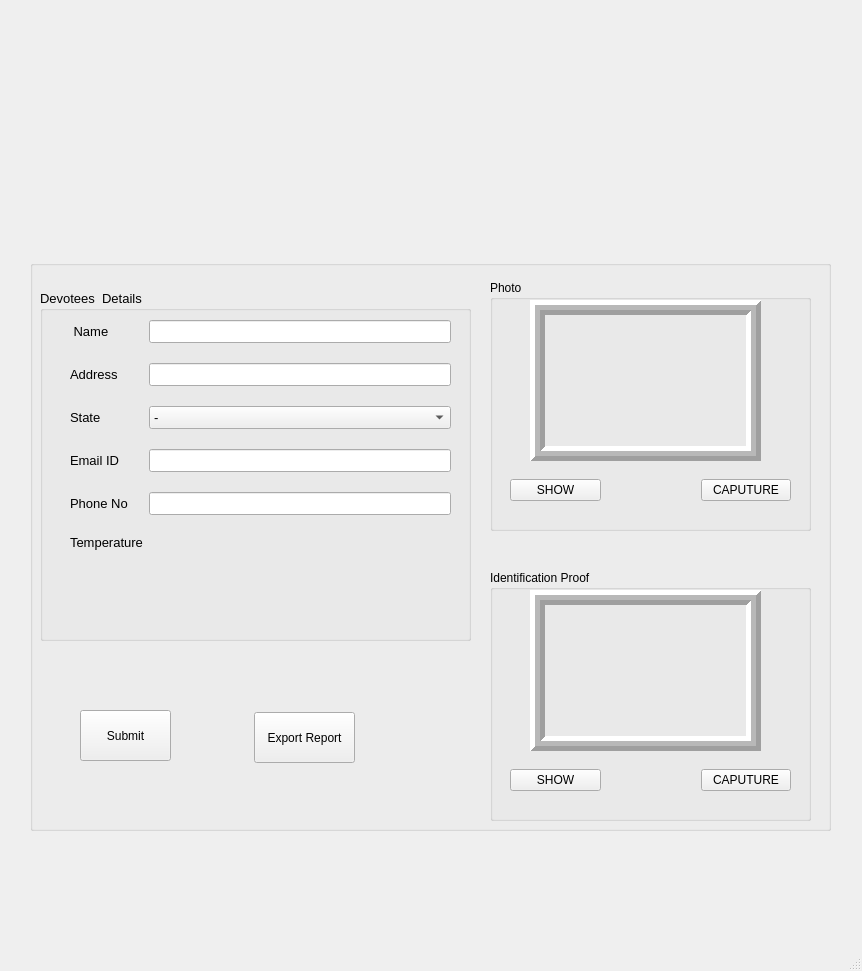
<?xml version="1.0" encoding="UTF-8"?>
<ui version="4.0">
 <class>MainWindow</class>
 <widget class="QMainWindow" name="MainWindow">
  <property name="geometry">
   <rect>
    <x>0</x>
    <y>0</y>
    <width>862</width>
    <height>971</height>
   </rect>
  </property>
  <property name="windowTitle">
   <string>MainWindow</string>
  </property>
  <widget class="QWidget" name="centralwidget">
   <widget class="QLabel" name="label_3">
    <property name="geometry">
     <rect>
      <x>190</x>
      <y>190</y>
      <width>91</width>
      <height>71</height>
     </rect>
    </property>
    <property name="text">
     <string/>
    </property>
    <property name="pixmap">
     <pixmap resource="../img/img.qrc">:/newPrefix/QDkO7nK6-removebg-preview.png</pixmap>
    </property>
    <property name="scaledContents">
     <bool>true</bool>
    </property>
   </widget>
   <widget class="QLabel" name="label">
    <property name="geometry">
     <rect>
      <x>190</x>
      <y>20</y>
      <width>461</width>
      <height>161</height>
     </rect>
    </property>
    <property name="text">
     <string/>
    </property>
    <property name="pixmap">
     <pixmap resource="../img/img.qrc">:/newPrefix/logo_colour.png</pixmap>
    </property>
    <property name="scaledContents">
     <bool>true</bool>
    </property>
   </widget>
   <widget class="QLabel" name="label_4">
    <property name="geometry">
     <rect>
      <x>280</x>
      <y>130</y>
      <width>301</width>
      <height>181</height>
     </rect>
    </property>
    <property name="text">
     <string/>
    </property>
    <property name="pixmap">
     <pixmap resource="../img/img.qrc">:/newPrefix/download__2_-removebg-preview.png</pixmap>
    </property>
    <property name="scaledContents">
     <bool>true</bool>
    </property>
   </widget>
   <widget class="QLabel" name="label_2">
    <property name="geometry">
     <rect>
      <x>590</x>
      <y>190</y>
      <width>61</width>
      <height>61</height>
     </rect>
    </property>
    <property name="text">
     <string/>
    </property>
    <property name="pixmap">
     <pixmap resource="../img/img.qrc">:/newPrefix/aic-jitf-logo (1).png</pixmap>
    </property>
    <property name="scaledContents">
     <bool>true</bool>
    </property>
   </widget>
   <widget class="QGroupBox" name="groupBox">
    <property name="geometry">
     <rect>
      <x>30</x>
      <y>260</y>
      <width>801</width>
      <height>571</height>
     </rect>
    </property>
    <property name="title">
     <string/>
    </property>
    <property name="flat">
     <bool>false</bool>
    </property>
    <property name="checkable">
     <bool>false</bool>
    </property>
    <widget class="QGroupBox" name="groupBox_2">
     <property name="geometry">
      <rect>
       <x>10</x>
       <y>30</y>
       <width>431</width>
       <height>351</height>
      </rect>
     </property>
     <property name="font">
      <font>
       <pointsize>10</pointsize>
      </font>
     </property>
     <property name="title">
      <string>Devotees  Details</string>
     </property>
     <widget class="QWidget" name="formLayoutWidget">
      <property name="geometry">
       <rect>
        <x>30</x>
        <y>30</y>
        <width>381</width>
        <height>231</height>
       </rect>
      </property>
      <layout class="QFormLayout" name="formLayout">
       <property name="verticalSpacing">
        <number>20</number>
       </property>
       <item row="0" column="0">
        <widget class="QLabel" name="label_5">
         <property name="text">
          <string> Name</string>
         </property>
        </widget>
       </item>
       <item row="0" column="1">
        <widget class="QLineEdit" name="lineEdit"/>
       </item>
       <item row="1" column="0">
        <widget class="QLabel" name="label_6">
         <property name="text">
          <string>Address</string>
         </property>
        </widget>
       </item>
       <item row="1" column="1">
        <widget class="QLineEdit" name="lineEdit_2"/>
       </item>
       <item row="2" column="0">
        <widget class="QLabel" name="label_8">
         <property name="text">
          <string>State</string>
         </property>
        </widget>
       </item>
       <item row="2" column="1">
        <widget class="QComboBox" name="comboBox">
         <item>
          <property name="text">
           <string>-</string>
          </property>
         </item>
         <item>
          <property name="text">
           <string>Andhra Pradesh</string>
          </property>
         </item>
         <item>
          <property name="text">
           <string>Arunachal Pradesh</string>
          </property>
         </item>
         <item>
          <property name="text">
           <string>Assam</string>
          </property>
         </item>
         <item>
          <property name="text">
           <string>Bihar</string>
          </property>
         </item>
         <item>
          <property name="text">
           <string>Chhattisgarh</string>
          </property>
         </item>
         <item>
          <property name="text">
           <string>Gujarat</string>
          </property>
         </item>
         <item>
          <property name="text">
           <string>Haryana</string>
          </property>
         </item>
         <item>
          <property name="text">
           <string>Himachal Pradesh</string>
          </property>
         </item>
         <item>
          <property name="text">
           <string>Jharkhand</string>
          </property>
         </item>
         <item>
          <property name="text">
           <string>Karnataka</string>
          </property>
         </item>
         <item>
          <property name="text">
           <string>Kerala</string>
          </property>
         </item>
         <item>
          <property name="text">
           <string>Madhya Pradesh</string>
          </property>
         </item>
         <item>
          <property name="text">
           <string>Maharashtra</string>
          </property>
         </item>
         <item>
          <property name="text">
           <string>Manipur</string>
          </property>
         </item>
         <item>
          <property name="text">
           <string>Meghalaya</string>
          </property>
         </item>
         <item>
          <property name="text">
           <string>Mizoram</string>
          </property>
         </item>
         <item>
          <property name="text">
           <string>Nagaland</string>
          </property>
         </item>
         <item>
          <property name="text">
           <string>Odisha</string>
          </property>
         </item>
         <item>
          <property name="text">
           <string>Punjab</string>
          </property>
         </item>
         <item>
          <property name="text">
           <string>Rajasthan</string>
          </property>
         </item>
         <item>
          <property name="text">
           <string>Sikkim</string>
          </property>
         </item>
         <item>
          <property name="text">
           <string>Tamil Nadu</string>
          </property>
         </item>
         <item>
          <property name="text">
           <string>Telangana</string>
          </property>
         </item>
         <item>
          <property name="text">
           <string>Tripura</string>
          </property>
         </item>
         <item>
          <property name="text">
           <string>Uttar Pradesh</string>
          </property>
         </item>
         <item>
          <property name="text">
           <string>Uttarakhand</string>
          </property>
         </item>
         <item>
          <property name="text">
           <string>West Bengal</string>
          </property>
         </item>
        </widget>
       </item>
       <item row="3" column="0">
        <widget class="QLabel" name="label_9">
         <property name="text">
          <string>Email ID</string>
         </property>
        </widget>
       </item>
       <item row="3" column="1">
        <widget class="QLineEdit" name="lineEdit_5"/>
       </item>
       <item row="4" column="0">
        <widget class="QLabel" name="label_10">
         <property name="text">
          <string>Phone No</string>
         </property>
        </widget>
       </item>
       <item row="4" column="1">
        <widget class="QLineEdit" name="lineEdit_6"/>
       </item>
       <item row="5" column="0">
        <widget class="QLabel" name="label_11">
         <property name="text">
          <string>Temperature</string>
         </property>
        </widget>
       </item>
       <item row="5" column="1">
        <widget class="QLabel" name="label_12">
         <property name="text">
          <string/>
         </property>
        </widget>
       </item>
      </layout>
     </widget>
     <widget class="QWidget" name="horizontalLayoutWidget_2">
      <property name="geometry">
       <rect>
        <x>30</x>
        <y>270</y>
        <width>381</width>
        <height>51</height>
       </rect>
      </property>
      <layout class="QHBoxLayout" name="horizontalLayout_2">
       <item>
        <widget class="QLabel" name="label_16">
         <property name="text">
          <string/>
         </property>
        </widget>
       </item>
       <item>
        <widget class="QLabel" name="label_7">
         <property name="text">
          <string/>
         </property>
        </widget>
       </item>
      </layout>
     </widget>
    </widget>
    <widget class="QGroupBox" name="groupBox_3">
     <property name="geometry">
      <rect>
       <x>460</x>
       <y>20</y>
       <width>321</width>
       <height>251</height>
      </rect>
     </property>
     <property name="title">
      <string>Photo</string>
     </property>
     <widget class="QLabel" name="label_13">
      <property name="geometry">
       <rect>
        <x>40</x>
        <y>20</y>
        <width>231</width>
        <height>161</height>
       </rect>
      </property>
      <property name="frameShape">
       <enum>QFrame::Box</enum>
      </property>
      <property name="frameShadow">
       <enum>QFrame::Raised</enum>
      </property>
      <property name="lineWidth">
       <number>5</number>
      </property>
      <property name="midLineWidth">
       <number>5</number>
      </property>
      <property name="text">
       <string/>
      </property>
     </widget>
     <widget class="QWidget" name="horizontalLayoutWidget">
      <property name="geometry">
       <rect>
        <x>20</x>
        <y>170</y>
        <width>281</width>
        <height>80</height>
       </rect>
      </property>
      <layout class="QHBoxLayout" name="horizontalLayout">
       <property name="spacing">
        <number>100</number>
       </property>
       <item>
        <widget class="QPushButton" name="pushButton">
         <property name="text">
          <string>SHOW</string>
         </property>
        </widget>
       </item>
       <item>
        <widget class="QPushButton" name="pushButton_2">
         <property name="text">
          <string>CAPUTURE</string>
         </property>
        </widget>
       </item>
      </layout>
     </widget>
    </widget>
    <widget class="QGroupBox" name="groupBox_5">
     <property name="geometry">
      <rect>
       <x>460</x>
       <y>310</y>
       <width>321</width>
       <height>251</height>
      </rect>
     </property>
     <property name="title">
      <string>Identification Proof</string>
     </property>
     <widget class="QLabel" name="label_15">
      <property name="geometry">
       <rect>
        <x>40</x>
        <y>20</y>
        <width>231</width>
        <height>161</height>
       </rect>
      </property>
      <property name="frameShape">
       <enum>QFrame::Box</enum>
      </property>
      <property name="frameShadow">
       <enum>QFrame::Raised</enum>
      </property>
      <property name="lineWidth">
       <number>5</number>
      </property>
      <property name="midLineWidth">
       <number>5</number>
      </property>
      <property name="text">
       <string/>
      </property>
     </widget>
     <widget class="QWidget" name="horizontalLayoutWidget_3">
      <property name="geometry">
       <rect>
        <x>20</x>
        <y>170</y>
        <width>281</width>
        <height>80</height>
       </rect>
      </property>
      <layout class="QHBoxLayout" name="horizontalLayout_3">
       <property name="spacing">
        <number>100</number>
       </property>
       <item>
        <widget class="QPushButton" name="pushButton_5">
         <property name="text">
          <string>SHOW</string>
         </property>
        </widget>
       </item>
       <item>
        <widget class="QPushButton" name="pushButton_6">
         <property name="text">
          <string>CAPUTURE</string>
         </property>
        </widget>
       </item>
      </layout>
     </widget>
    </widget>
    <widget class="QPushButton" name="pushButton_3">
     <property name="geometry">
      <rect>
       <x>50</x>
       <y>450</y>
       <width>91</width>
       <height>51</height>
      </rect>
     </property>
     <property name="text">
      <string>Submit</string>
     </property>
    </widget>
    <widget class="QPushButton" name="pushButton_4">
     <property name="geometry">
      <rect>
       <x>224</x>
       <y>452</y>
       <width>101</width>
       <height>51</height>
      </rect>
     </property>
     <property name="text">
      <string>Export Report</string>
     </property>
    </widget>
   </widget>
   <widget class="QLabel" name="label_14">
    <property name="geometry">
     <rect>
      <x>70</x>
      <y>880</y>
      <width>761</width>
      <height>41</height>
     </rect>
    </property>
    <property name="font">
     <font>
      <pointsize>10</pointsize>
     </font>
    </property>
    <property name="text">
     <string/>
    </property>
   </widget>
  </widget>
  <widget class="QStatusBar" name="statusbar"/>
 </widget>
 <resources>
  <include location="../img/img.qrc"/>
  <include location="D:/JAYANTH/img/img.qrc"/>
 </resources>
 <connections/>
</ui>
